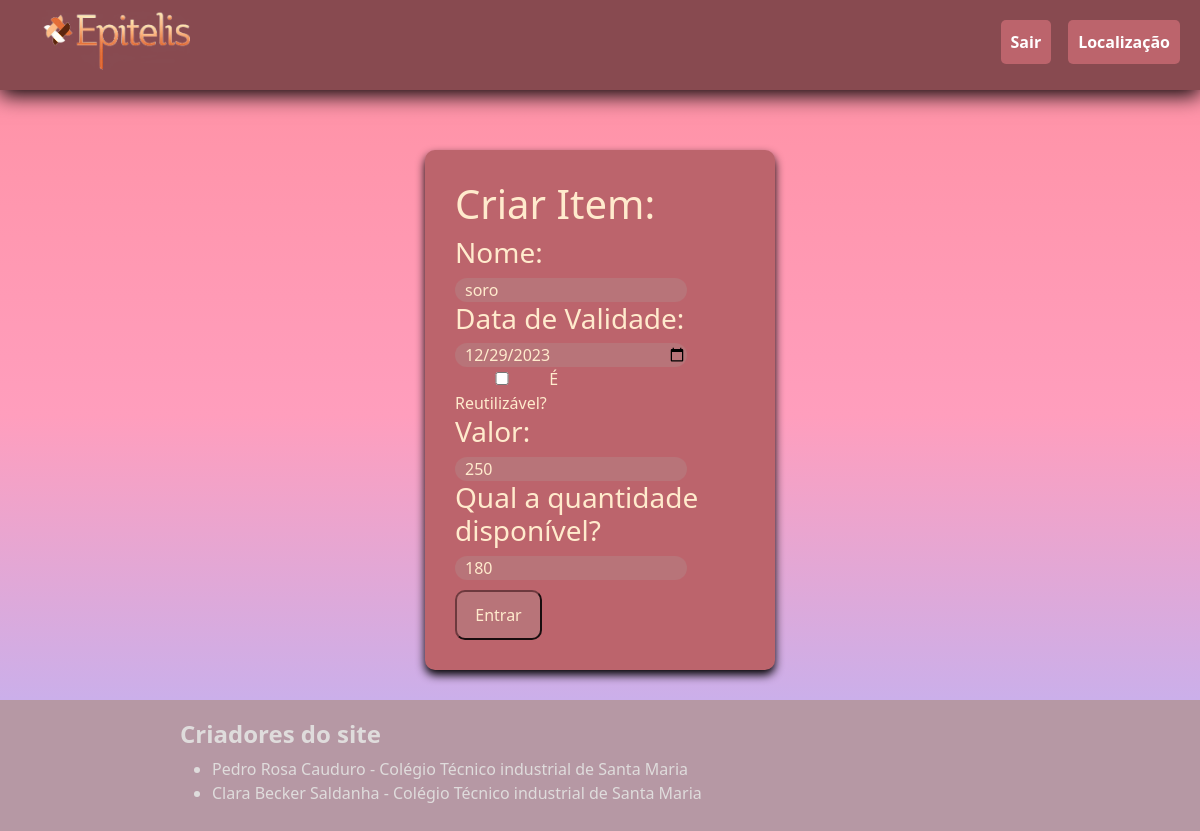
Page /ItemADM.php?cod=update&&id=2 (signed in) on the committed database.
### tables this page shows
CREATE TABLE item (
  id int NOT NULL AUTO_INCREMENT,
  nome varchar(100) NOT NULL,
  data_validade date NOT NULL,
  reutilizavel char(1) NOT NULL,
  valor float NOT NULL,
  Quantidade int NOT NULL,
  PRIMARY KEY (id));

### controller/procurarControlle.php (called while the page is built, shortened)
<?php
function loadByIdItem($id) {
    require_once './model/itemModel.php';
    $item = new itemModel();
    $item = $item->loadByIdItem($id);
    return $item;
}

### model/itemModel.php (called while the page is built, shortened)
<?php
require_once 'conexaoMysql.php';
class itemModel {
    protected $nome;
    protected $data_validade;
    protected $reutilizavel;
    protected $valor;
    protected $Quantidade;
    public function getNome() {
        return $this->nome;
    }
    public function getData_validade() {
        return $this->data_validade;
    }
    public function getReutilizavel() {
        return $this->reutilizavel;
    }
    public function getValor() {
        return $this->valor;
    }
    public function getQuantidade() {
        return $this->Quantidade;
    }
    public function loadByIdItem($id) {
        $db = new ConexaoMysql();
        $db->Conectar();
        $sql = 'SELECT * FROM item WHERE id=' . $id;
        $resultList = $db->Consultar($sql);
        if ($db->total == 1) {
            foreach ($resultList as $value) {
                $this->nome = $value['nome'];
                $this->data_validade = $value['data_validade'];
                $this->reutilizavel = $value['reutilizavel'];
                $this->valor = $value['valor'];
                $this->Quantidade = $value['Quantidade'];
            }
        }
        return $this;
    }
}

### model/conexaoMysql.php (called while the page is built, shortened)
<?php
class ConexaoMysql {
    protected $mysqli;
    protected $server = '127.0.0.1';
    protected $user = 'root';
    protected $pass = 'pedropedro01';
    protected $dataBase = 'epitelis';
    public function Conectar(){
        $this->mysqli = new mysqli($this->server, $this->user, $this->pass, $this->dataBase);
        $this->mysqli->set_charset('utf8');
    }
    public function Consultar($sql){
        try {
            if ($result = $this->mysqli->query($sql)){
                $this->total = $result->num_rows;
                return $result;
            } else {
                $this->total = 0;
                return null;
            }
        } catch (Exception $exc) {
            $this->Desconectar();
        }
    }
}

### ItemADM.php (the view, shortened to what this page needs)
<?php
require_once './shared/header.php';
?>
<?php
@$cod = $_REQUEST['cod'];
if ($cod == 'update') {
    require_once './controller/procurarControlle.php';
    require_once './model/itemModel.php';
    $id = $_REQUEST['id'];
    $itemObject = loadByIdItem($id);
    echo '<div class = "entrar entrar2">
    <form method = "POST" action = "controller/itemController.php">
    <input type="hidden" name="id" value="'.$id.'" >
    <h1>Criar Item:</h1>
    <h3>Nome:</h3>
    <input type = "text" name = "nome" id = "nome" class = "input" value="' . (isset($itemObject) ? $itemObject->getNome() : '') . '">
    <h3>Data de Validade:</h3>
    <input type = "date" name = "data_validade" id = "data_validade" class = "input" value="' . (isset($itemObject) ? $itemObject->getData_validade() : '') . '">
    <label><input type = "checkbox" name = "reutilizavel" id = "reutilizavel" class = "input" value="' . (isset($itemObject) ? $itemObject->getReutilizavel() : '') . '">É Reutilizável?</label>
    <h3>Valor:</h3>
    <input type = "text" name = "valor" id = "valor" class = "input" value="' . (isset($itemObject) ? $itemObject->getValor() : '') . '">
    <h3>Qual a quantidade disponível?</h3>
    <input type = "number" name = "Quantidade" id = "Quantidade" class = "input" value="' . (isset($itemObject) ? $itemObject->getQuantidade() : '') . '">
    <input type = "submit" name = "entrar" value = "Entrar" class = "submit">
    </form>
    </div>';
}
?>
<?php
require_once './shared/footer.php';
?>

### css/estilo.css (style rules this page uses)
* { padding: 0; margin: 0; box-sizing: border-box; }
body { width: 100%; height: 100vh; z-index:4; overflow-x: hidden; background-image: linear-gradient(to bottom, rgba(255, 144, 161), rgba(255, 158, 189), rgb(179, 183, 255)); background-size: cover; background-attachment: fixed; }
.entrar { margin: 30px auto; width: 350px; height: fit-content; background-color: #bc646c; padding: 30px; align-content: center; border-radius: 10px; color: blanchedalmond; box-shadow: 0px 5px 10px 0px #000; }
.submit { margin-top: 10px; border-style: 5px; border-color: #6d393e; border-radius: 10px; background-color: #b87479; text-align: center; color: blanchedalmond; width: 30%; height: 50px; }
.input { border-style: none; border-radius: 30px; background-color: #b87479; text-align: justify; color: blanchedalmond; width: 80%; padding-left: 10px; }
.input::placeholder { color: blanchedalmond; padding-left: 3%; margin-left: 20px ; }

### rows in the picture
item: nome "soro", data_validade "12/29/2023", valor "250", Quantidade "180"
